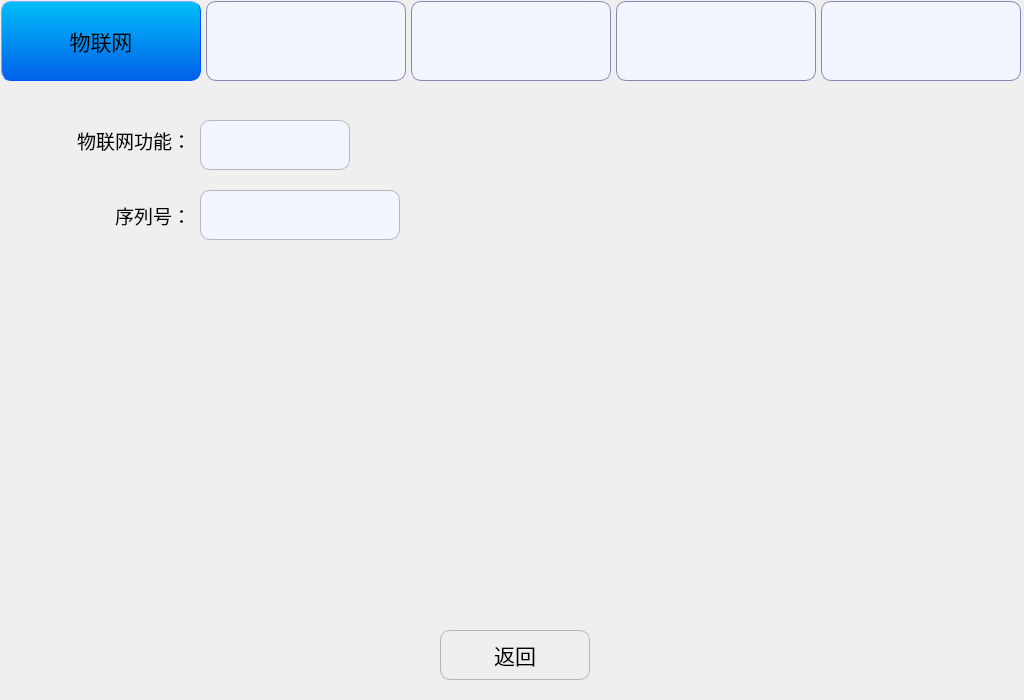
<?xml version="1.0" encoding="UTF-8"?>
<ui version="4.0">
 <class>ExFuncSet</class>
 <widget class="QWidget" name="ExFuncSet">
  <property name="geometry">
   <rect>
    <x>0</x>
    <y>0</y>
    <width>1024</width>
    <height>700</height>
   </rect>
  </property>
  <property name="minimumSize">
   <size>
    <width>1024</width>
    <height>700</height>
   </size>
  </property>
  <property name="maximumSize">
   <size>
    <width>1024</width>
    <height>700</height>
   </size>
  </property>
  <property name="windowTitle">
   <string>Form</string>
  </property>
  <widget class="QPushButton" name="Btn_back">
   <property name="geometry">
    <rect>
     <x>440</x>
     <y>630</y>
     <width>150</width>
     <height>50</height>
    </rect>
   </property>
   <property name="minimumSize">
    <size>
     <width>150</width>
     <height>50</height>
    </size>
   </property>
   <property name="maximumSize">
    <size>
     <width>150</width>
     <height>50</height>
    </size>
   </property>
   <property name="font">
    <font>
     <pointsize>16</pointsize>
    </font>
   </property>
   <property name="styleSheet">
    <string notr="true">QPushButton
{
    border-style:solid; /*边框风格*/
    border-width:1px;/*边框宽度*/
    border-color:#B4B6BC; /*边框颜色*/
    border-radius:10px; /*边框倒角*/
}
QPushButton:pressed
{
    border-style:outset; /*边框风格*/
    background-color:qlineargradient(x1: 0, y1: 0, x2: 0, y2: 1, stop:0 #00befa, stop: 1 #0160ea);/*背景色*/
    border-width:1px;/*边框宽度*/
    border-color:#0055ff; /*边框颜色*/
    border-radius:10px; /*边框倒角*/
}</string>
   </property>
   <property name="text">
    <string>返回</string>
   </property>
   <property name="icon">
    <iconset resource="../resource.qrc">
     <normaloff>:/SetPage/setpage_images/back.png</normaloff>:/SetPage/setpage_images/back.png</iconset>
   </property>
   <property name="iconSize">
    <size>
     <width>40</width>
     <height>40</height>
    </size>
   </property>
  </widget>
  <widget class="QPushButton" name="Btn_IOT">
   <property name="geometry">
    <rect>
     <x>1</x>
     <y>1</y>
     <width>200</width>
     <height>80</height>
    </rect>
   </property>
   <property name="minimumSize">
    <size>
     <width>200</width>
     <height>80</height>
    </size>
   </property>
   <property name="maximumSize">
    <size>
     <width>200</width>
     <height>80</height>
    </size>
   </property>
   <property name="font">
    <font>
     <pointsize>16</pointsize>
    </font>
   </property>
   <property name="styleSheet">
    <string notr="true">QPushButton
{
    background-color:#F1F5FE;
    border-style:solid; /*边框风格*/
    border-width:1px;/*边框宽度*/
    border-color:#8987B6; /*边框颜色*/
    border-radius:10px; /*边框倒角*/
}
QPushButton:pressed,QPushButton::checked
{
    border-style:outset; /*边框风格*/
    background-color:qlineargradient(x1: 0, y1: 0, x2: 0, y2: 1, stop:0 #00befa, stop: 1 #0160ea);/*背景色*/
    border-width:1px;/*边框宽度*/
    border-color:#0055ff; /*边框颜色*/
    border-radius:10px; /*边框倒角*/
}</string>
   </property>
   <property name="text">
    <string>物联网</string>
   </property>
   <property name="iconSize">
    <size>
     <width>40</width>
     <height>40</height>
    </size>
   </property>
   <property name="checkable">
    <bool>true</bool>
   </property>
   <property name="checked">
    <bool>true</bool>
   </property>
   <property name="autoExclusive">
    <bool>true</bool>
   </property>
  </widget>
  <widget class="QPushButton" name="Btn_1">
   <property name="geometry">
    <rect>
     <x>206</x>
     <y>1</y>
     <width>200</width>
     <height>80</height>
    </rect>
   </property>
   <property name="minimumSize">
    <size>
     <width>200</width>
     <height>80</height>
    </size>
   </property>
   <property name="maximumSize">
    <size>
     <width>200</width>
     <height>80</height>
    </size>
   </property>
   <property name="font">
    <font>
     <pointsize>18</pointsize>
    </font>
   </property>
   <property name="styleSheet">
    <string notr="true">QPushButton
{
    background-color:#F1F5FE;
    border-style:solid; /*边框风格*/
    border-width:1px;/*边框宽度*/
    border-color:#8987B6; /*边框颜色*/
    border-radius:10px; /*边框倒角*/
}
QPushButton:pressed,QPushButton::checked
{
    border-style:outset; /*边框风格*/
    background-color:qlineargradient(x1: 0, y1: 0, x2: 0, y2: 1, stop:0 #00befa, stop: 1 #0160ea);/*背景色*/
    border-width:1px;/*边框宽度*/
    border-color:#0055ff; /*边框颜色*/
    border-radius:10px; /*边框倒角*/
}</string>
   </property>
   <property name="text">
    <string/>
   </property>
   <property name="iconSize">
    <size>
     <width>40</width>
     <height>40</height>
    </size>
   </property>
   <property name="checkable">
    <bool>true</bool>
   </property>
   <property name="autoExclusive">
    <bool>true</bool>
   </property>
  </widget>
  <widget class="QPushButton" name="Btn_2">
   <property name="geometry">
    <rect>
     <x>411</x>
     <y>1</y>
     <width>200</width>
     <height>80</height>
    </rect>
   </property>
   <property name="minimumSize">
    <size>
     <width>200</width>
     <height>80</height>
    </size>
   </property>
   <property name="maximumSize">
    <size>
     <width>200</width>
     <height>80</height>
    </size>
   </property>
   <property name="font">
    <font>
     <pointsize>18</pointsize>
    </font>
   </property>
   <property name="styleSheet">
    <string notr="true">QPushButton
{
    background-color:#F1F5FE;
    border-style:solid; /*边框风格*/
    border-width:1px;/*边框宽度*/
    border-color:#8987B6; /*边框颜色*/
    border-radius:10px; /*边框倒角*/
}
QPushButton:pressed,QPushButton::checked
{
    border-style:outset; /*边框风格*/
    background-color:qlineargradient(x1: 0, y1: 0, x2: 0, y2: 1, stop:0 #00befa, stop: 1 #0160ea);/*背景色*/
    border-width:1px;/*边框宽度*/
    border-color:#0055ff; /*边框颜色*/
    border-radius:10px; /*边框倒角*/
}</string>
   </property>
   <property name="text">
    <string/>
   </property>
   <property name="iconSize">
    <size>
     <width>40</width>
     <height>40</height>
    </size>
   </property>
   <property name="checkable">
    <bool>true</bool>
   </property>
   <property name="autoExclusive">
    <bool>true</bool>
   </property>
  </widget>
  <widget class="QPushButton" name="Btn_3">
   <property name="geometry">
    <rect>
     <x>616</x>
     <y>1</y>
     <width>200</width>
     <height>80</height>
    </rect>
   </property>
   <property name="minimumSize">
    <size>
     <width>200</width>
     <height>80</height>
    </size>
   </property>
   <property name="maximumSize">
    <size>
     <width>200</width>
     <height>80</height>
    </size>
   </property>
   <property name="font">
    <font>
     <pointsize>18</pointsize>
    </font>
   </property>
   <property name="styleSheet">
    <string notr="true">QPushButton
{
    background-color:#F1F5FE;
    border-style:solid; /*边框风格*/
    border-width:1px;/*边框宽度*/
    border-color:#8987B6; /*边框颜色*/
    border-radius:10px; /*边框倒角*/
}
QPushButton:pressed,QPushButton::checked
{
    border-style:outset; /*边框风格*/
    background-color:qlineargradient(x1: 0, y1: 0, x2: 0, y2: 1, stop:0 #00befa, stop: 1 #0160ea);/*背景色*/
    border-width:1px;/*边框宽度*/
    border-color:#0055ff; /*边框颜色*/
    border-radius:10px; /*边框倒角*/
}</string>
   </property>
   <property name="text">
    <string/>
   </property>
   <property name="iconSize">
    <size>
     <width>40</width>
     <height>40</height>
    </size>
   </property>
   <property name="checkable">
    <bool>true</bool>
   </property>
   <property name="autoExclusive">
    <bool>true</bool>
   </property>
  </widget>
  <widget class="QPushButton" name="Btn_4">
   <property name="geometry">
    <rect>
     <x>821</x>
     <y>1</y>
     <width>200</width>
     <height>80</height>
    </rect>
   </property>
   <property name="minimumSize">
    <size>
     <width>200</width>
     <height>80</height>
    </size>
   </property>
   <property name="maximumSize">
    <size>
     <width>200</width>
     <height>80</height>
    </size>
   </property>
   <property name="font">
    <font>
     <pointsize>18</pointsize>
    </font>
   </property>
   <property name="styleSheet">
    <string notr="true">QPushButton
{
    background-color:#F1F5FE;
    border-style:solid; /*边框风格*/
    border-width:1px;/*边框宽度*/
    border-color:#8987B6; /*边框颜色*/
    border-radius:10px; /*边框倒角*/
}
QPushButton:pressed,QPushButton::checked
{
    border-style:outset; /*边框风格*/
    background-color:qlineargradient(x1: 0, y1: 0, x2: 0, y2: 1, stop:0 #00befa, stop: 1 #0160ea);/*背景色*/
    border-width:1px;/*边框宽度*/
    border-color:#0055ff; /*边框颜色*/
    border-radius:10px; /*边框倒角*/
}</string>
   </property>
   <property name="text">
    <string/>
   </property>
   <property name="iconSize">
    <size>
     <width>40</width>
     <height>40</height>
    </size>
   </property>
   <property name="checkable">
    <bool>true</bool>
   </property>
   <property name="autoExclusive">
    <bool>true</bool>
   </property>
  </widget>
  <widget class="QStackedWidget" name="stackedWidget">
   <property name="geometry">
    <rect>
     <x>0</x>
     <y>100</y>
     <width>1024</width>
     <height>500</height>
    </rect>
   </property>
   <property name="minimumSize">
    <size>
     <width>1024</width>
     <height>500</height>
    </size>
   </property>
   <property name="maximumSize">
    <size>
     <width>1024</width>
     <height>500</height>
    </size>
   </property>
   <widget class="QWidget" name="page">
    <widget class="QLabel" name="label_12">
     <property name="geometry">
      <rect>
       <x>10</x>
       <y>20</y>
       <width>181</width>
       <height>41</height>
      </rect>
     </property>
     <property name="font">
      <font>
       <pointsize>14</pointsize>
      </font>
     </property>
     <property name="text">
      <string>物联网功能：</string>
     </property>
     <property name="alignment">
      <set>Qt::AlignRight|Qt::AlignTrailing|Qt::AlignVCenter</set>
     </property>
    </widget>
    <widget class="QLabel" name="label_13">
     <property name="geometry">
      <rect>
       <x>50</x>
       <y>90</y>
       <width>141</width>
       <height>51</height>
      </rect>
     </property>
     <property name="font">
      <font>
       <pointsize>14</pointsize>
      </font>
     </property>
     <property name="text">
      <string>序列号：</string>
     </property>
     <property name="alignment">
      <set>Qt::AlignRight|Qt::AlignTrailing|Qt::AlignVCenter</set>
     </property>
    </widget>
    <widget class="QPushButton" name="Btn_IOTfunc">
     <property name="geometry">
      <rect>
       <x>200</x>
       <y>20</y>
       <width>150</width>
       <height>50</height>
      </rect>
     </property>
     <property name="minimumSize">
      <size>
       <width>150</width>
       <height>50</height>
      </size>
     </property>
     <property name="maximumSize">
      <size>
       <width>150</width>
       <height>50</height>
      </size>
     </property>
     <property name="font">
      <font>
       <pointsize>18</pointsize>
      </font>
     </property>
     <property name="styleSheet">
      <string notr="true">QPushButton
{
    background-color:#F1F5FE;
    border-style:solid; /*边框风格*/
    border-width:1px;/*边框宽度*/
    border-color:#B4B6BC; /*边框颜色*/
    border-radius:10px; /*边框倒角*/
}
QPushButton:pressed,QPushButton::checked
{
    border-style:outset; /*边框风格*/
    background-color:qlineargradient(x1: 0, y1: 0, x2: 0, y2: 1, stop:0 #00befa, stop: 1 #0160ea);/*背景色*/
    border-width:1px;/*边框宽度*/
    border-color:#0055ff; /*边框颜色*/
    border-radius:10px; /*边框倒角*/
}</string>
     </property>
     <property name="text">
      <string/>
     </property>
     <property name="iconSize">
      <size>
       <width>40</width>
       <height>40</height>
      </size>
     </property>
     <property name="checkable">
      <bool>true</bool>
     </property>
     <property name="autoExclusive">
      <bool>true</bool>
     </property>
    </widget>
    <widget class="QLabel" name="label_serialNum">
     <property name="geometry">
      <rect>
       <x>200</x>
       <y>90</y>
       <width>200</width>
       <height>50</height>
      </rect>
     </property>
     <property name="minimumSize">
      <size>
       <width>200</width>
       <height>50</height>
      </size>
     </property>
     <property name="maximumSize">
      <size>
       <width>200</width>
       <height>50</height>
      </size>
     </property>
     <property name="font">
      <font>
       <pointsize>12</pointsize>
      </font>
     </property>
     <property name="styleSheet">
      <string notr="true">background-color:#F1F5FE;
border-style:solid; /*边框风格*/
border-width:1px;/*边框宽度*/
border-color:#B4B6BC; /*边框颜色*/
border-radius:10px; /*边框倒角*/</string>
     </property>
     <property name="text">
      <string/>
     </property>
     <property name="alignment">
      <set>Qt::AlignCenter</set>
     </property>
    </widget>
   </widget>
   <widget class="QWidget" name="page_2"/>
  </widget>
 </widget>
 <resources>
  <include location="../resource.qrc"/>
 </resources>
 <connections/>
</ui>
